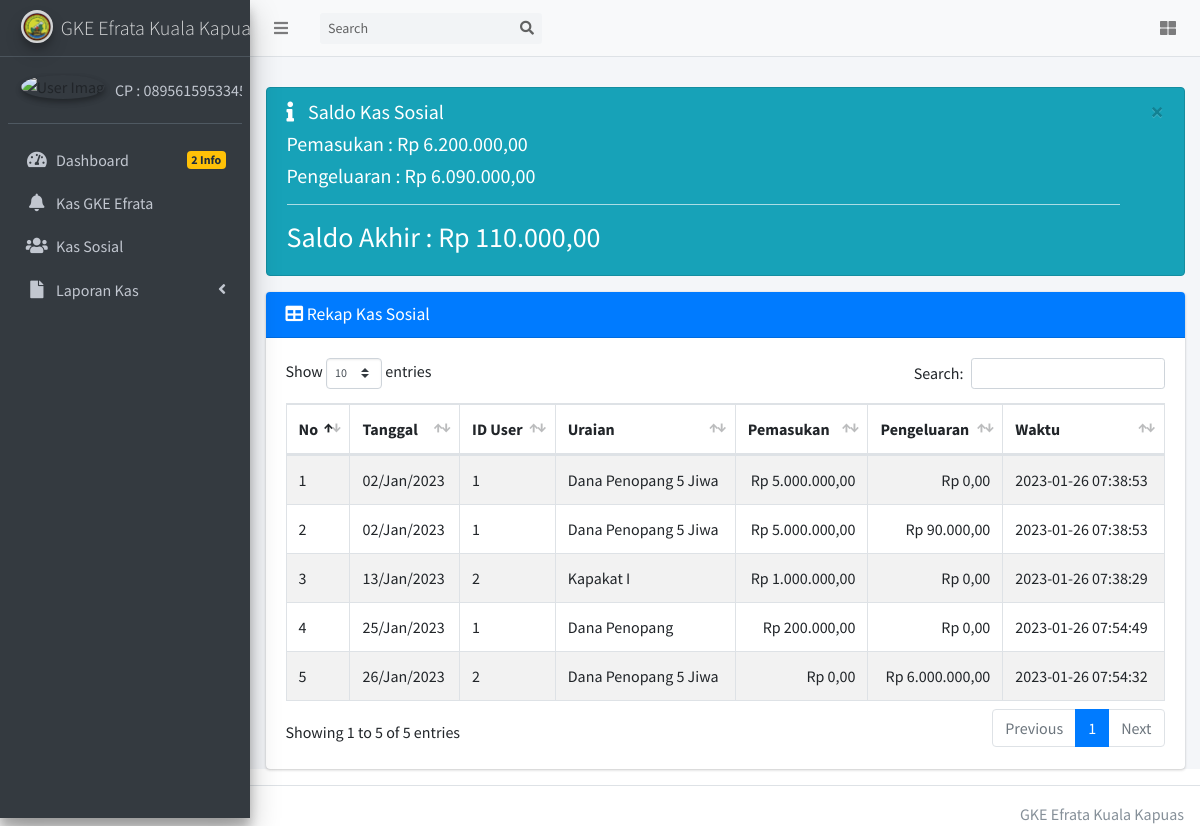
Page /public.php?page=publikasi/kas/sosial on the committed database.
### tables this page shows
CREATE TABLE `dana_sosial` (
  `id_user` int(20) NOT NULL,
  `id_ds` int(11) NOT NULL,
  `tgl_ds` date NOT NULL,
  `uraian_ds` varchar(200) NOT NULL,
  `masuk` int(11) NOT NULL,
  `keluar` int(11) NOT NULL,
  `jenis` enum('Masuk','Keluar') NOT NULL,
  `waktu` timestamp NOT NULL DEFAULT current_timestamp() ON UPDATE current_timestamp()
);

### inc/rupiah.php (called while the page is built)
<?php
function rupiah($angka){
	$hasil_rupiah = "Rp " . number_format($angka,2,',','.');
	return $hasil_rupiah;
}

### bendahara/sosial/rekap_kas.php (the view, shortened to what this page needs)
<?php
  $sql = $koneksi->query("SELECT SUM(masuk) as tot_masuk  from dana_sosial where jenis='Masuk'");
  while ($data= $sql->fetch_assoc()) {
    $masuk=$data['tot_masuk'];
  }
?>
<?php
  $sql = $koneksi->query("SELECT SUM(keluar) as tot_keluar  from dana_sosial where jenis='Keluar'");
  while ($data= $sql->fetch_assoc()) {
    $keluar=$data['tot_keluar'];
  }
?>
<div class="alert alert-info alert-dismissible">
	<button type="button" class="close" data-dismiss="alert" aria-hidden="true">&times;</button>
	<h5>
		<i class="icon fas fa-info"></i> Saldo Kas Sosial</h5>
	<h5>Pemasukan :
		<?php
  echo rupiah($masuk);
  ?>
	</h5>
	<h5>Pengeluaran :
		<?php
    echo rupiah($keluar);
    ?>
	</h5>
	<hr>
	<h3>Saldo Akhir :
		<?php
    $saldo= $masuk-$keluar;
    echo rupiah($saldo);
    ?>
	</h3>
</div>
<div class="card card-primary">
	<div class="card-header">
		<h3 class="card-title">
			<i class="fa fa-table"></i> Rekap Kas Sosial</h3>
	</div>
	<div class="card-body">
		<div class="table-responsive">
			<table id="example1" class="table table-bordered table-striped">
				<thead>
					<tr>
						<th>No</th>
						<th>Tanggal</th>
						<th>ID User</th>
						<th>Uraian</th>
						<th>Pemasukan</th>
						<th>Pengeluaran</th>
						<th>Waktu</th>
					</tr>
				</thead>
				<tbody>
					<?php
              $no = 1;
              $sql = $koneksi->query("select * from dana_sosial order by tgl_ds asc");
              while ($data= $sql->fetch_assoc()) {
            ?>
					<tr>
						<td>
							<?php echo $no++; ?>
						</td>
						<td>
							<?php  $tgl = $data['tgl_ds']; echo date("d/M/Y", strtotime($tgl))?>
						</td>
						<td>
							<?php echo $data['id_user']; ?>
						</td>
						<td>
							<?php echo $data['uraian_ds']; ?>
						</td>
						<td align="right">
							<?php echo rupiah($data['masuk']); ?>
						</td>
						<td align="right">
							<?php echo rupiah($data['keluar']); ?>
						</td>
						<td>
							<?php echo $data['waktu']; ?>
						</td>
					</tr>
					<?php
              }
            ?>
				</tbody>
			</table>
		</div>
	</div>

### public.php (shortened to what this page needs)
<?php
    include "inc/koneksi.php";
    include "inc/rupiah.php";
?>
<!DOCTYPE html>
<html>
<head>
  <link rel="stylesheet" href="plugins/fontawesome-free/css/all.min.css">
  <link rel="stylesheet" href="https://code.ionicframework.com/ionicons/2.0.1/css/ionicons.min.css">
  <link rel="stylesheet" href="plugins/datatables-bs4/css/dataTables.bootstrap4.css">
  <link rel="stylesheet" href="dist/css/adminlte.min.css">
</head>
<body class="hold-transition sidebar-mini">
<div class="wrapper">
  <nav class="main-header navbar navbar-expand navbar-default navbar-light">
    <ul class="navbar-nav">
      <li class="nav-item">
        <a class="nav-link" data-widget="pushmenu" href="#"><i class="fas fa-bars"></i></a>
      </li>
    </ul>
    <form class="form-inline ml-3">
      <div class="input-group input-group-sm">
        <input class="form-control form-control-navbar" type="search" placeholder="Search" aria-label="Search">
        <div class="input-group-append">
          <button class="btn btn-navbar" type="submit">
            <i class="fas fa-search"></i>
          </button>
        </div>
      </div>
    </form>
    <ul class="navbar-nav ml-auto">
      <li class="nav-item">
        <a class="nav-link" data-widget="control-sidebar" data-slide="true" href="#">
          <i class="fas fa-th-large"></i>
        </a>
      </li>
    </ul>
  </nav>
  <aside class="main-sidebar sidebar-dark-primary elevation-4">
    <a href="index.php" class="brand-link">
      <img src="dist/img/logogke.jpg"
           alt="AdminLTE Logo"
           class="brand-image img-circle elevation-3"
           style="opacity: .8">
      <span class="brand-text font-weight-light"> GKE Efrata Kuala Kapuas</span>
    </a>
    <div class="sidebar">
      <div class="user-panel mt-3 pb-3 mb-3 d-flex">
        <div class="image">
          <img src="dist/img/person.png" class="img-circle elevation-2" alt="User Image">
        </div>
        <div class="info">
          <a href="#" class="d-block">CP : 0895615953345</a>
        </div>
      </div>
      <nav class="mt-2">
        <ul class="nav nav-pills nav-sidebar flex-column" data-widget="treeview" role="menu" data-accordion="false">
          <li class="nav-item">
            <a href="?page=home" class="nav-link">
              <i class="nav-icon fas fa-tachometer-alt"></i>
              <p>
                Dashboard
                <span class="badge badge-warning right">2 Info</span>
              </p>
            </a>
          </li>
          <li class="nav-item has-treeview">
            <a href="?page=publikasi/kas/efrata" class="nav-link">
              <i class="nav-icon fas fa-bell"></i>
              <p>
                Kas GKE Efrata
              </p>
            </a>
          </li>
          <li class="nav-item has-treeview">
            <a href="?page=publikasi/kas/sosial" class="nav-link">
              <i class="nav-icon fas fa-users"></i>
              <p>
                Kas Sosial
              </p>
            </a>
          </li>
          <li class="nav-item has-treeview">
            <a href="#" class="nav-link">
              <i class="nav-icon fas fa-file"></i>
              <p>
                Laporan Kas
                <i class="fas fa-angle-left right"></i>
              </p>
            </a>
            </li>
              </ul>
        </nav>
    </div>
  </aside>
  <div class="content-wrapper">
    <section class="content-header">
    </section>
    <section class="content">
      <div class="container-fluid">
      <?php
      if(isset($_GET['page'])){
          $hal = $_GET['page'];
          switch ($hal) {
              case 'publikasi/kas/sosial':
                  include "bendahara/sosial/rekap_kas.php";
                  break;
          }
      }
    ?>
    </div>
    </section>
  </div>
  <footer class="main-footer">
    <div class="float-right d-none d-sm-block">
      GKE Efrata Kuala Kapuas
    </div>
  </footer>
</div>
</body>
</html>

### rows in the picture
dana_sosial: tgl_ds "02/Jan/2023", id_user "1", uraian_ds "Dana Penopang 5 Jiwa", masuk "Rp 5.000.000,00", keluar "Rp 0,00", waktu "2023-01-26 07:38:53"
dana_sosial: tgl_ds "02/Jan/2023", id_user "1", uraian_ds "Dana Penopang 5 Jiwa", masuk "Rp 5.000.000,00", keluar "Rp 90.000,00", waktu "2023-01-26 07:38:53"
dana_sosial: tgl_ds "13/Jan/2023", id_user "2", uraian_ds "Kapakat I", masuk "Rp 1.000.000,00", keluar "Rp 0,00", waktu "2023-01-26 07:38:29"
dana_sosial: tgl_ds "25/Jan/2023", id_user "1", uraian_ds "Dana Penopang", masuk "Rp 200.000,00", keluar "Rp 0,00", waktu "2023-01-26 07:54:49"
dana_sosial: tgl_ds "26/Jan/2023", id_user "2", uraian_ds "Dana Penopang 5 Jiwa", masuk "Rp 0,00", keluar "Rp 6.000.000,00", waktu "2023-01-26 07:54:32"

### other values in the picture
rupiah($masuk) "Rp 6.200.000,00"
rupiah($keluar) "Rp 6.090.000,00"
rupiah($saldo) "Rp 110.000,00"
